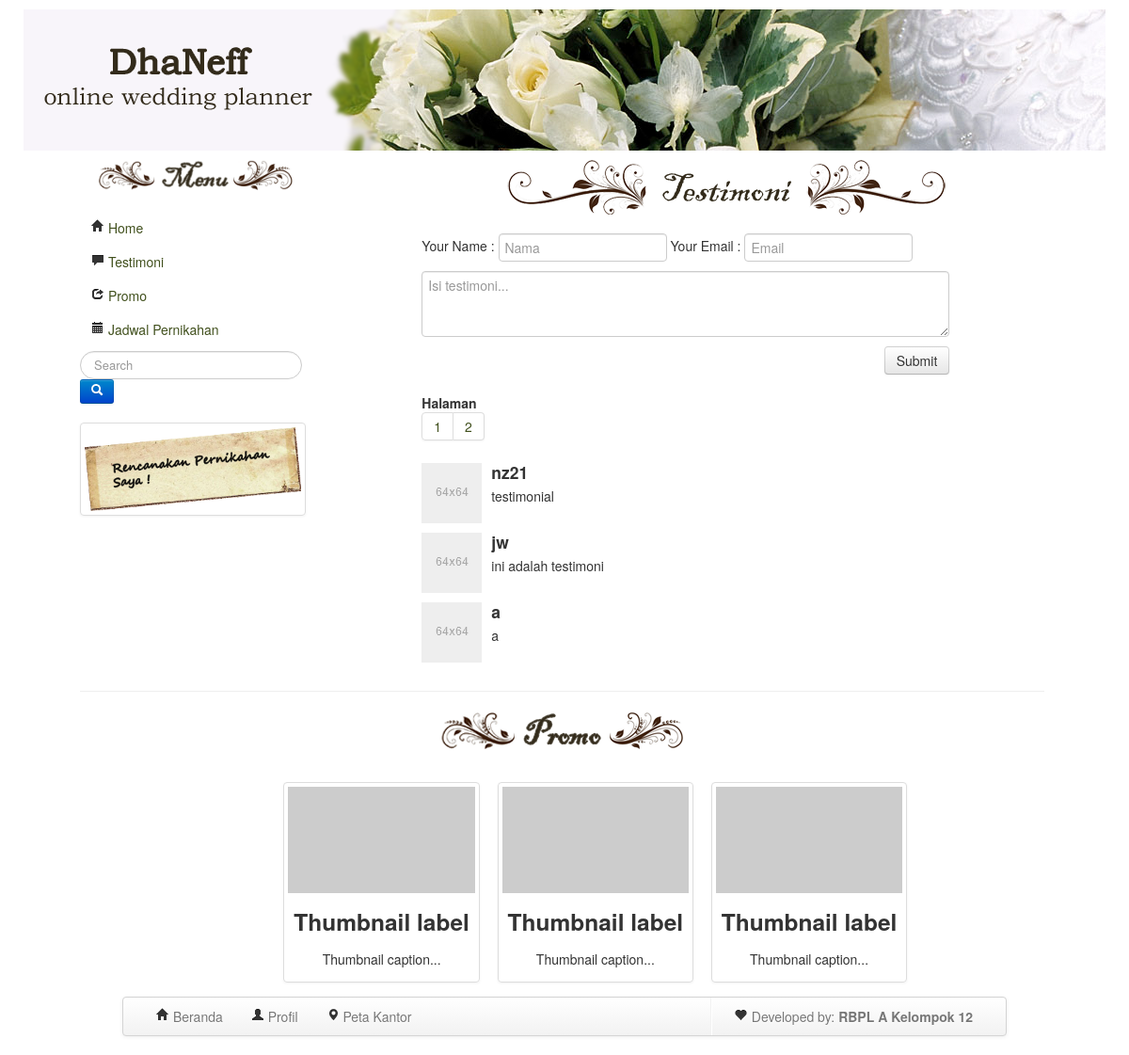
Before: /view/view-testimoni.php with the older database file.
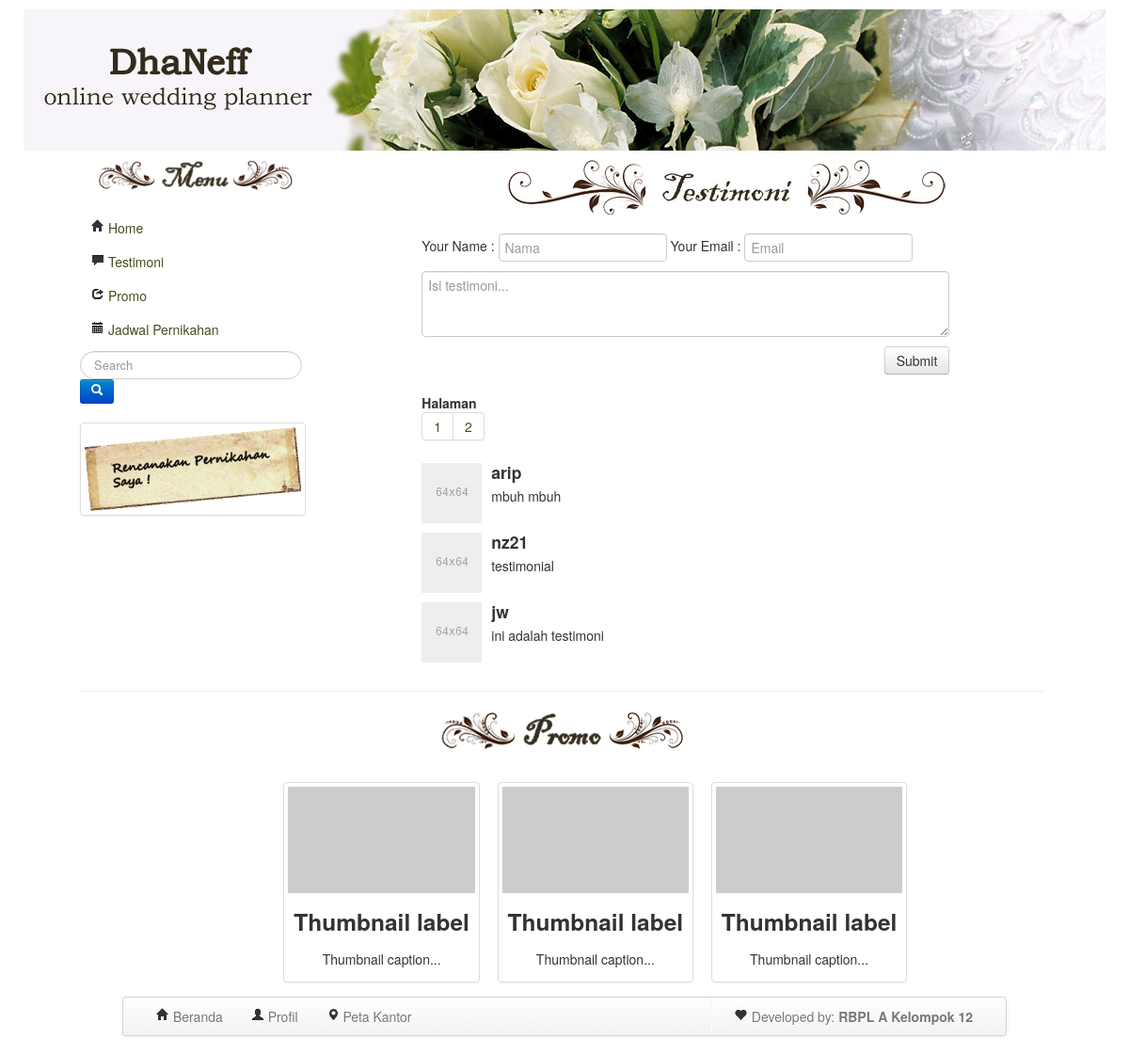
After: the same page with the newer database file.
### tables this page shows
CREATE TABLE IF NOT EXISTS `testimoni` (
  `testi_id` int(255) NOT NULL AUTO_INCREMENT,
  `nama` varchar(255) NOT NULL,
  `email` varchar(255) NOT NULL,
  `isi_testi` text NOT NULL,
  PRIMARY KEY (`testi_id`)
);

### view/view-testimoni.php (the view, shortened to what this page needs)
<?php
include_once ('header.php');
echo "<div class='span8 offset1'>";
?>
<!DOCTYPE html>
<html>
			<center><img src="../lib/img/testimoni_header.png"> </center><br>
			<div class='span10'>
			<form class="form-horizontal" method="post" action="../model/control-testimoni.php">
			<tr>
			<td>
			  <p>
			Your Name	:
			<input class="span4" type="text" name="nama" id="inputNama" placeholder="Nama">
			Your Email	:
			    <input class="span4" type="email" name="email" id="inputEmail" placeholder="Email">
		      </p>
			  <center>
			  <p>
			    <textarea rows="3" class="span12" input type="text" name="isi_testi" id="inputIsi" placeholder="Isi testimoni..."></textarea>
			  </p>
			  <button type="submit" name="simpan_testimoni" class="btn pull-right" id="daftar_btn">Submit</button>
			</form>
			</div>
			<br>
		<?php
	echo "<div class='span8'>";
        $per_page = 3;
        $result = mysql_query("SELECT * FROM testimoni ORDER BY testi_id DESC");
        $total_results = mysql_num_rows($result);
        $total_pages = ceil($total_results / $per_page);
        if (isset($_GET['page']) && is_numeric($_GET['page']))
        {
                $show_page = $_GET['page'];
                if ($show_page > 0 && $show_page <= $total_pages)
                {
                        $start = ($show_page -1) * $per_page;
                        $end = $start + $per_page;
                }
                else
                {
                        $start = 0;
                        $end = $per_page;
                }
        }
        else
        {
                $start = 0;
                $end = $per_page;
        }
        echo "<div class='pagination pagination-center'> ";
		echo "<b>Halaman</b>";
		echo "<br>";
		echo "<ul>";
        for ($i = 1; $i <= $total_pages; $i++)
        {
                echo "<li><a href='view-testimoni.php?page=$i'>$i</a></li> ";
        }
        echo "</ul>";
		echo "</div>";
        for ($i = $start; $i < $end; $i++)
        {
                echo "<tr>";
				echo "<td><ul class='media-list'><body body bgcolor='#CCFF33'><li class='media'>";
				echo "<a class='pull-left' href='#'><img class='media-object' src='../lib/img/64.png'></a>";
				echo "<div class='media-body'>";
                echo '<h4 class="media-heading">' . mysql_result($result, $i, 'nama') . '</h4>';
                echo '<td>' . mysql_result($result, $i, 'isi_testi') . '</td>';
                echo "</div> </li></body></ul></td></tr>";
        }
?>
		</div></div></div>
<?php
	include_once ('footer.php');
?>

Changed rows visible on the page:
no longer on this page (row unchanged): testimoni: nama "a", isi_testi "a"
added testimoni: nama "arip", isi_testi "mbuh mbuh"
